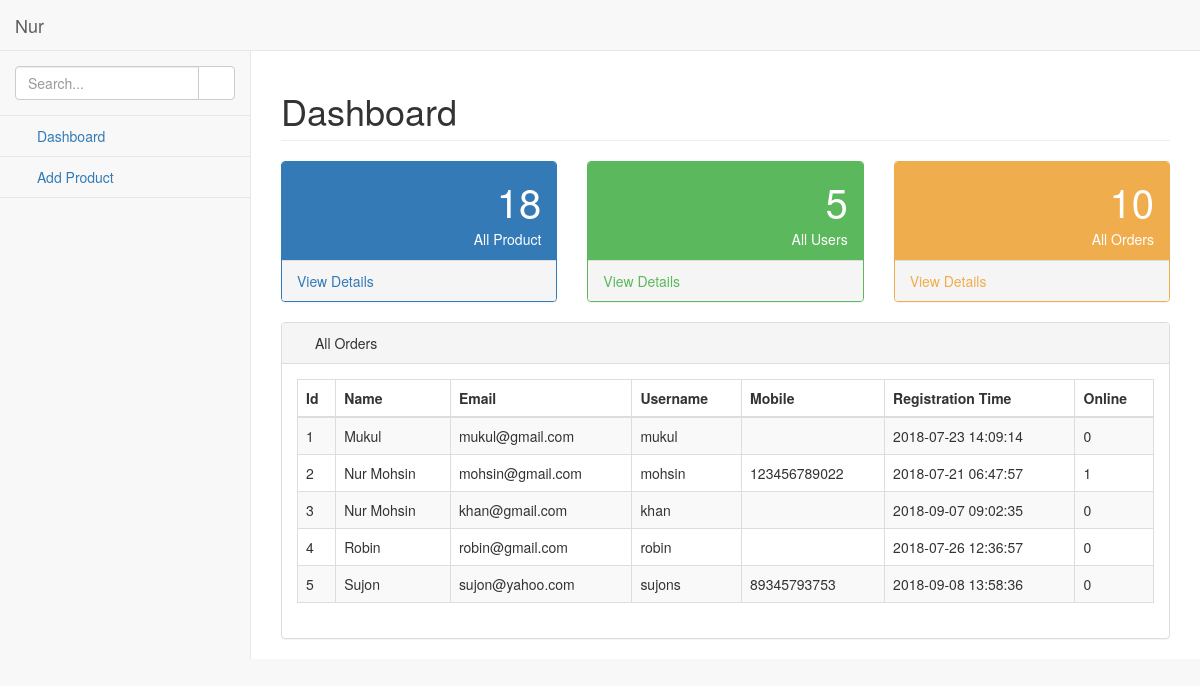
/users (signed in), run on the app's committed database.
### core/models.py (models this page shows, shortened)
class Users(db.Model):
    __tablename__ = 'users'
    id = db.Column(db.Integer, primary_key=True)
    name = db.Column(db.String(50))
    email = db.Column(db.String(50))
    username = db.Column(db.String(25))
    password = db.Column(db.String(100))
    mobile = db.Column(db.String(20))
    reg_time = db.Column(db.String, default=datetime.utcnow)
    online = db.Column(db.String(1), default=0)
    activation = db.Column(db.String(3))

### views.py (the view)
@app.route('/users')
@is_admin_logged_in
def users():
    num_rows = db.session.query(Products).count()
    order_rows =db.session.query(Orders).count()
    users_rows = db.session.query(Users).count()
    result = Users.query.all()
    return render_template('pages/all_users.html', result=result, row=num_rows, order_rows=order_rows,
                           users_rows=users_rows)

### views.py (called while the page is built)
def is_admin_logged_in(f):
    @wraps(f)
    def wrap(*args, **kwargs):
        if 'admin_logged_in' in session:
            return f(*args, *kwargs)
        else:
            return redirect(url_for('admin_login'))
    return wrap

### core/templates/pages/all_users.html (shortened to what this page needs)
{% extends 'pages/layout.html' %}
{% block body %}
<div id="page-wrapper">
    <div class="row">
        <div class="col-lg-12">
            <h1 class="page-header">Dashboard</h1>
        </div>
    </div>
    <div class="row">
        <div class="col-lg-4 col-md-6">
            <div class="panel panel-primary">
                <div class="panel-heading">
                    <div class="row">
                        <div class="col-xs-3">
                            <i class="fa fa-list-ul fa-5x"></i>
                        </div>
                        <div class="col-xs-9 text-right">
                            <div class="huge">{{row}}</div>
                            <div>All Product</div>
                        </div>
                    </div>
                </div>
                <a href="/admin">
                    <div class="panel-footer">
                        <span class="pull-left">View Details</span>
                        <span class="pull-right"><i class="fa fa-arrow-circle-right"></i></span>
                        <div class="clearfix"></div>
                    </div>
                </a>
            </div>
        </div>
        <div class="col-lg-4 col-md-6">
            <div class="panel panel-green">
                <div class="panel-heading">
                    <div class="row">
                        <div class="col-xs-3">
                            <i class="fa fa-tasks fa-5x"></i>
                        </div>
                        <div class="col-xs-9 text-right">
                            <div class="huge">{{users_rows}}</div>
                            <div>All Users</div>
                        </div>
                    </div>
                </div>
                <a href="/users">
                    <div class="panel-footer">
                        <span class="pull-left">View Details</span>
                        <span class="pull-right"><i class="fa fa-arrow-circle-right"></i></span>
                        <div class="clearfix"></div>
                    </div>
                </a>
            </div>
        </div>
        <div class="col-lg-4 col-md-6">
            <div class="panel panel-yellow">
                <div class="panel-heading">
                    <div class="row">
                        <div class="col-xs-3">
                            <i class="fa fa-shopping-cart fa-5x"></i>
                        </div>
                        <div class="col-xs-9 text-right">
                            <div class="huge">{{order_rows}}</div>
                            <div>All Orders</div>
                        </div>
                    </div>
                </div>
                <a href="/orders">
                    <div class="panel-footer">
                        <span class="pull-left">View Details</span>
                        <span class="pull-right"><i class="fa fa-arrow-circle-right"></i></span>
                        <div class="clearfix"></div>
                    </div>
                </a>
            </div>
        </div>
    </div>
    <div class="row">
        <div class="col-lg-12">
            <div class="panel panel-default my-4">
                <div class="panel-heading">
                    <i class="fa fa-bar-chart-o fa-fw"></i>All Orders
                </div>
                <div class="panel-body">
                    <div class="row">
                        <div class="col-lg-12">
                            {% if result %}
                            <div class="table-responsive">
                                <table class="table table-bordered table-hover table-striped">
                                    <thead>
                                    <tr>
                                        <th>Id</th>
                                        <th>Name</th>
                                        <th>Email</th>
                                        <th>Username</th>
                                        <th>Mobile</th>
                                        <th>Registration Time</th>
                                        <th>Online</th>
                                    </tr>
                                    </thead>
                                    <tbody>
                                    {% for product in result %}
                                    <tr>
                                        <td>{{product.id}}</td>
                                        <td>{{product.name}}</td>
                                        <td>{{product.email}}</td>
                                        <td>{{product.username}}</td>
                                        <td>{{product.mobile}}</td>
                                        <td>{{product.reg_time}}</td>
                                        <td>{{product.online}}</td>
                                    </tr>
                                    {% endfor%}
                                    </tbody>
                                </table>
                            </div>
                            {% else %}
                            <h3>No user found</h3>
                            {% endif %}
                        </div>
                    </div>
                </div>
            </div>
        </div>
    </div>
</div>
{% endblock %}

### data on the page
Users: id "1", name "Mukul", email "mukul@gmail.com", username "mukul", reg_time "2018-07-23 14:09:14", online "0"
Users: id "2", name "Nur Mohsin", email "mohsin@gmail.com", username "mohsin", mobile "123456789022", reg_time "2018-07-21 06:47:57", online "1"
Users: id "3", name "Nur Mohsin", email "khan@gmail.com", username "khan", reg_time "2018-09-07 09:02:35", online "0"
Users: id "4", name "Robin", email "robin@gmail.com", username "robin", reg_time "2018-07-26 12:36:57", online "0"
Users: id "5", name "Sujon", email "sujon@yahoo.com", username "sujons", mobile "89345793753", reg_time "2018-09-08 13:58:36", online "0"

### other printed values
{{ session.admin_name }} "Nur"
{{ row }} "18"
{{ users_rows }} "5"
{{ order_rows }} "10"
